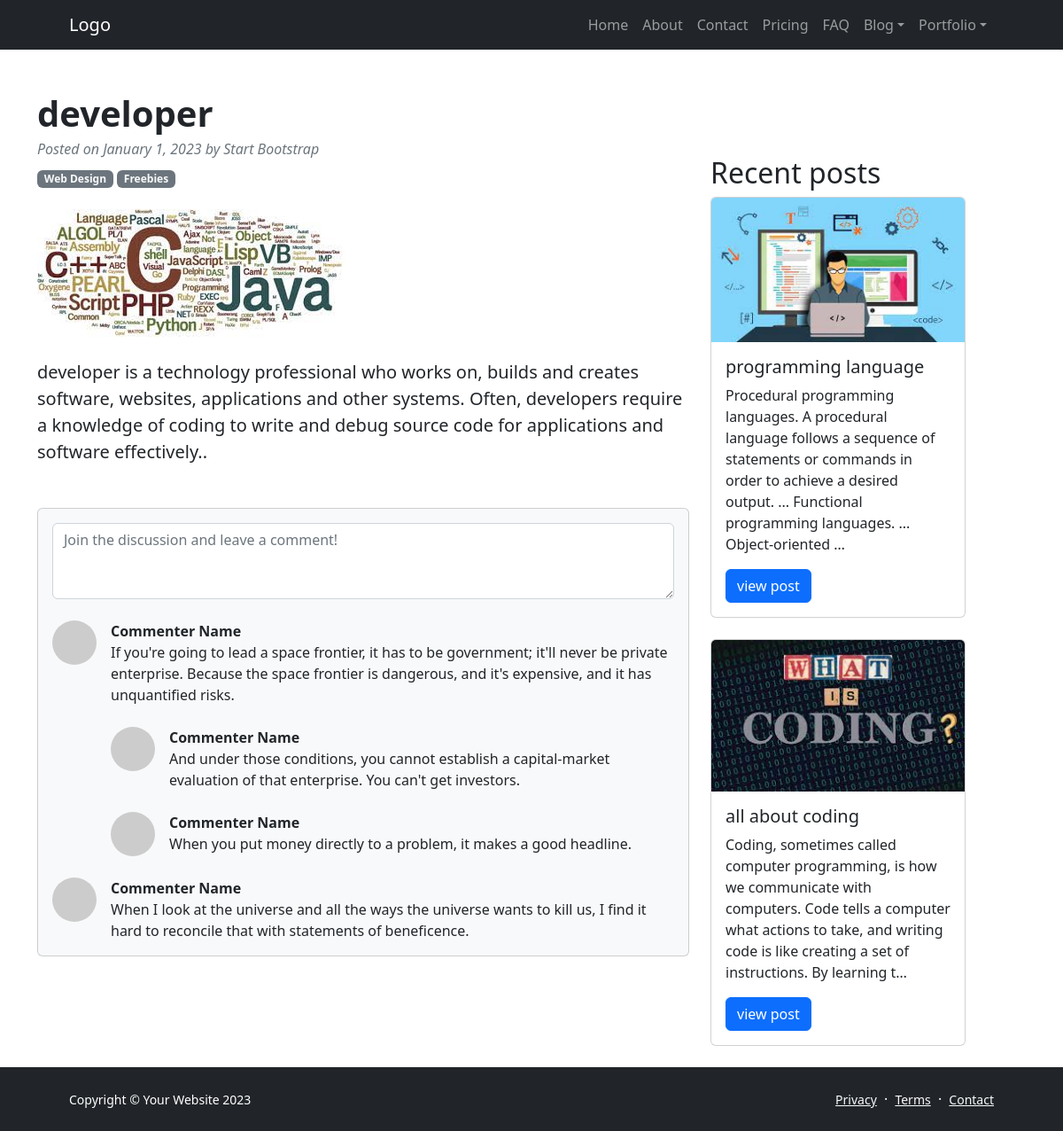
The app's page /article/developer with its own data.
### cmsapp/models.py (models this page shows, shortened)
class Post(models.Model):
    title = models.CharField(max_length=500)
    image =  models.ImageField(upload_to='img')
    body = models.TextField()
    post_id = models.UUIDField(default=uuid.uuid4,primary_key=True,unique=True,editable=False)
    created = models.DateTimeField(auto_now_add=True)
    modified = models.DateTimeField(auto_now=True)
    slug = models.SlugField()

### cmsapp/views.py (the view)
# urls.py: path('article/<str:slug>', views.detail, name = 'detail')
def detail(request,slug):
    post = Post.objects.get(slug=slug)
    posts = Post.objects.exclude(post_id=post.post_id)[:5]
    context={'post':post,'posts':posts}
    return render(request,'cmsapp/detail.html',context)

### cmsapp/templates/cmsapp/detail.html
{% extends 'base.html' %}
{% block content %}
        <div class="container mt-5">
            <div class="row">
                <div class="col-lg-8">
                    <article>
                        <header class="mb-4">
                            <h1 class="fw-bolder mb-1">{{post.title}}</h1>
                            <div class="text-muted fst-italic mb-2">Posted on January 1, 2023 by Start Bootstrap</div>
                            <a class="badge bg-secondary text-decoration-none link-light" href="#!">Web Design</a>
                            <a class="badge bg-secondary text-decoration-none link-light" href="#!">Freebies</a>
                        </header>
                        <figure class="mb-4"><img class="img-fluid rounded" src="{{post.image.url}}" alt="..." /></figure>
                        <section class="mb-5">
                            <p class="fs-5 mb-4">{{post.body}}.</p>
                        </section>
                    </article>
                    <section class="mb-5">
                        <div class="card bg-light">
                            <div class="card-body">
                                <form class="mb-4"><textarea class="form-control" rows="3" placeholder="Join the discussion and leave a comment!"></textarea></form>
                                <div class="d-flex mb-4">
                                    <div class="flex-shrink-0"><img class="rounded-circle" src="https://dummyimage.com/50x50/ced4da/6c757d.jpg" alt="..." /></div>
                                    <div class="ms-3">
                                        <div class="fw-bold">Commenter Name</div>
                                        If you're going to lead a space frontier, it has to be government; it'll never be private enterprise. Because the space frontier is dangerous, and it's expensive, and it has unquantified risks.
                                        <div class="d-flex mt-4">
                                            <div class="flex-shrink-0"><img class="rounded-circle" src="https://dummyimage.com/50x50/ced4da/6c757d.jpg" alt="..." /></div>
                                            <div class="ms-3">
                                                <div class="fw-bold">Commenter Name</div>
                                                And under those conditions, you cannot establish a capital-market evaluation of that enterprise. You can't get investors.
                                            </div>
                                        </div>
                                        <div class="d-flex mt-4">
                                            <div class="flex-shrink-0"><img class="rounded-circle" src="https://dummyimage.com/50x50/ced4da/6c757d.jpg" alt="..." /></div>
                                            <div class="ms-3">
                                                <div class="fw-bold">Commenter Name</div>
                                                When you put money directly to a problem, it makes a good headline.
                                            </div>
                                        </div>
                                    </div>
                                </div>
                                <div class="d-flex">
                                    <div class="flex-shrink-0"><img class="rounded-circle" src="https://dummyimage.com/50x50/ced4da/6c757d.jpg" alt="..." /></div>
                                    <div class="ms-3">
                                        <div class="fw-bold">Commenter Name</div>
                                        When I look at the universe and all the ways the universe wants to kill us, I find it hard to reconcile that with statements of beneficence.
                                    </div>
                                </div>
                            </div>
                        </div>
                    </section>
                </div>
                <div class="col-lg-4">
                    <br><br><br>
                    <h2>Recent posts</h2>
                    {% for post in posts %}
                    <div class="card" style="width: 18rem;">
                        <img src="{{post.image.url}}" class="card-img-top" alt="...">
                        <div class="card-body">
                            <h5 class="card-title">{{post.title}}</h5>
                            <p class="card-text">{{post.body|truncatechars:200}}</p>
                            <a href="{% url 'detail' post.slug %}" class="btn btn-primary">view post</a>
                        </div>
                    </div>
                    <br>
                    {% endfor %}
                </div>
            </div>
        </div>
{% endblock %}

### records on screen
Post: title "developer", image (picture), body "developer is a technology professional who works on, builds and creates software, websites, applications and other systems. Often, developers require a knowledge of coding to write and debug source code for applications and software effectively."
Post: image (picture), title "programming language", body "Procedural programming languages. A procedural language follows a sequence of statements or commands in order to achieve a desired output. ... Functional programming languages. ... Object-oriented …"
Post: image (picture), title "all about coding", body "Coding, sometimes called computer programming, is how we communicate with computers. Code tells a computer what actions to take, and writing code is like creating a set of instructions. By learning t…"
